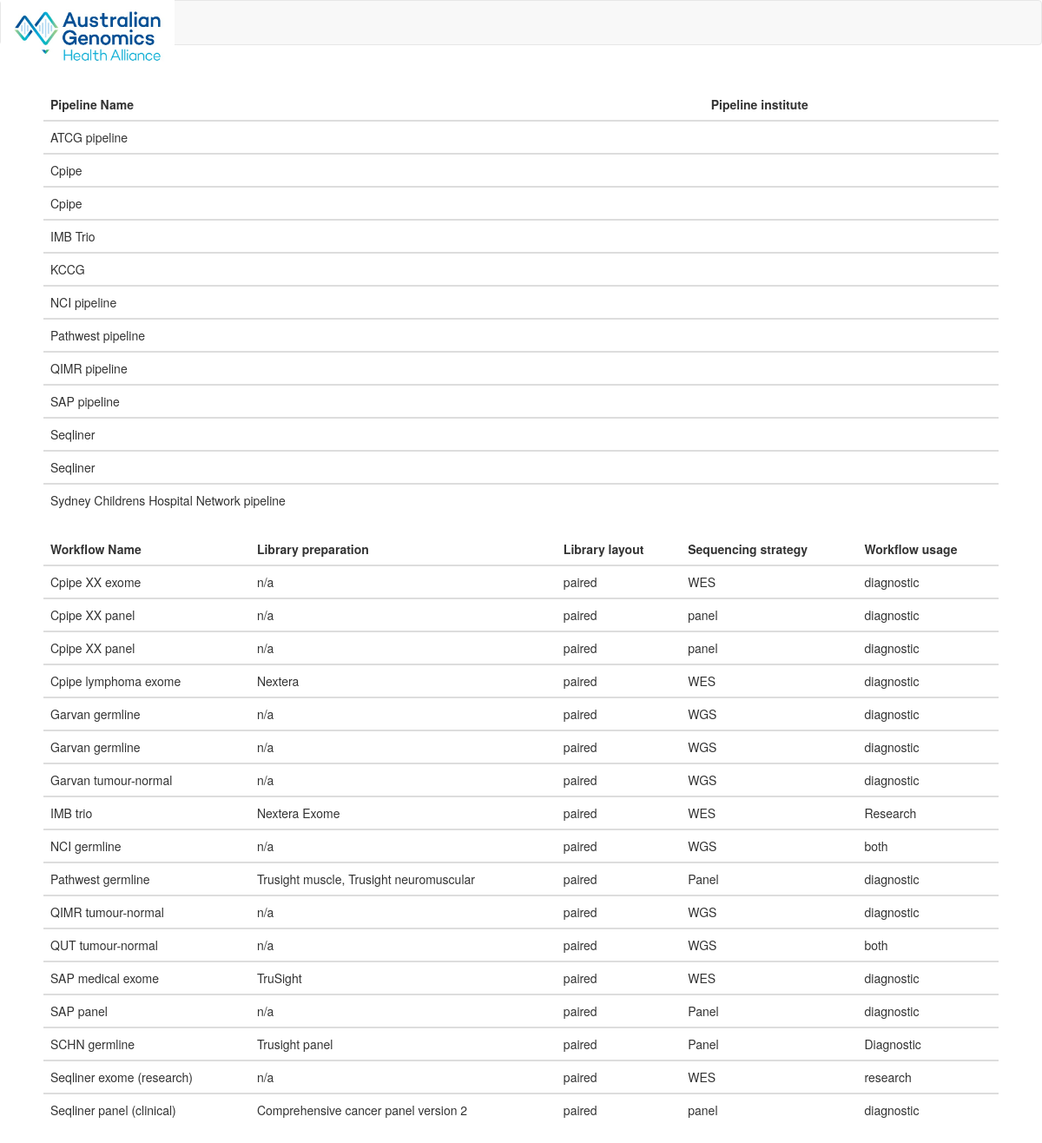
Before: /overview.html with the older database file.
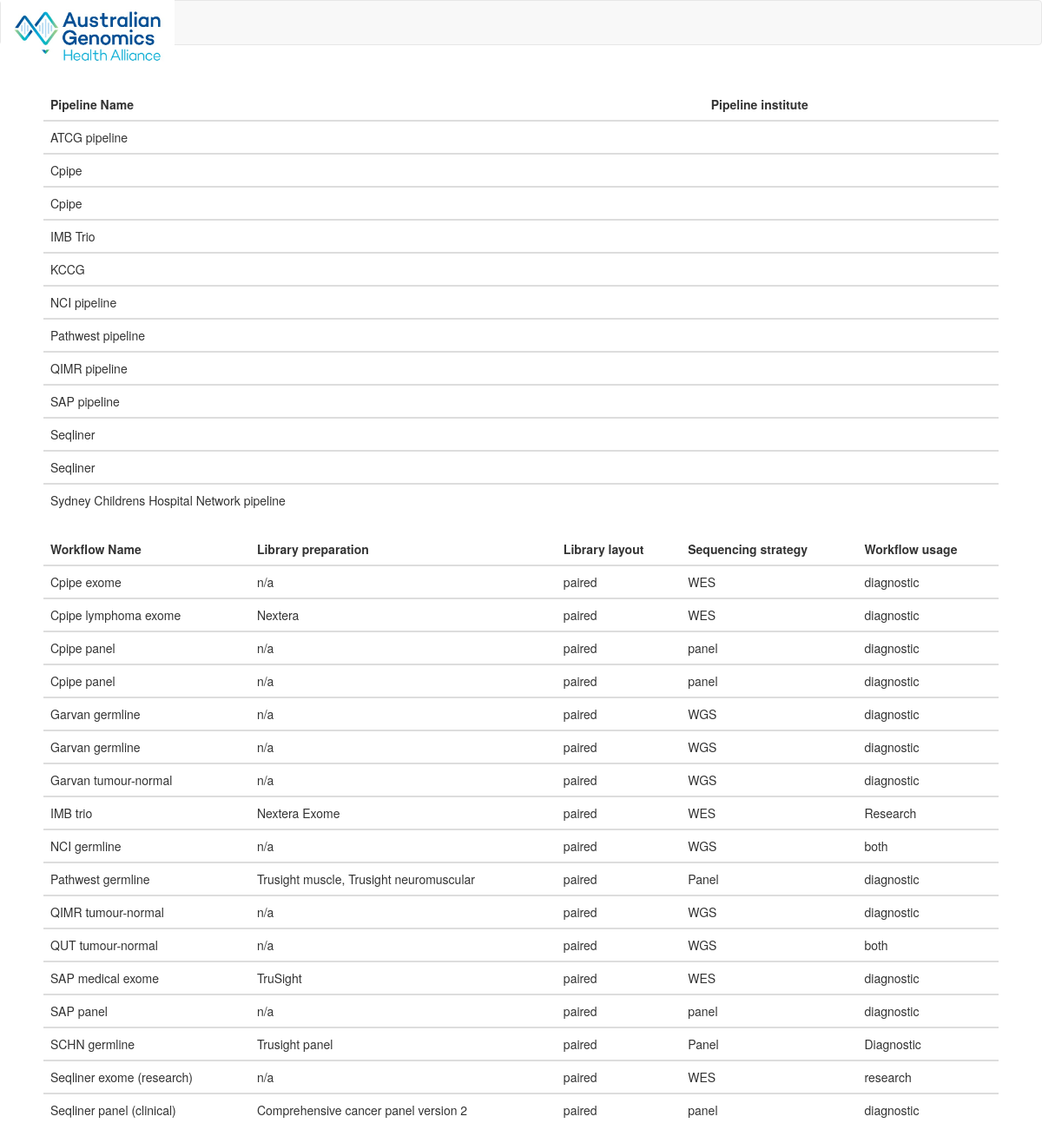
After: the same page with the newer database file.
### __init__.py (models this page shows, shortened)
class Pipeline(db.Model):
    __tablename__ = 'pipeline'
    id = db.Column(db.Integer, primary_key=True, autoincrement=True)
    pipeline_name = db.Column(db.String(100))
    institute_id = db.Column(db.Integer, db.ForeignKey('institute.id'))
    workflow_id = db.relationship('Workflow', backref='pipeline', lazy='dynamic')

class Workflow(db.Model):
    __tablename__ = 'workflow'
    id = db.Column(db.Integer, primary_key=True, autoincrement=True)
    workflow_name = db.Column(db.String(100))
    library_preparation = db.Column(db.String(100))
    library_layout = db.Column(db.String(200))
    sequencing_strategy = db.Column(db.String(50))
    nata_accreditation = db.Column(db.String(50))
    reference_genome = db.Column(db.String(50))
    workflow_usage = db.Column(db.String(50))
    workflow_accession = db.Column(db.VARCHAR(50))
    pipeline_id = db.Column(db.Integer, db.ForeignKey('pipeline.id'))
    flagship_id = db.Column(db.Integer, db.ForeignKey('flagship.id'))
    workflow_desc_id = db.Column(db.Integer, db.ForeignKey('workflow_desc.id'))

### __init__.py (the view)
@app.route('/overview.html', methods=['GET'])
def index():
    pipelinerows = Pipeline.query.order_by(Pipeline.pipeline_name).all()
    workflowrows = Workflow.query.order_by(Workflow.workflow_name).all()
    return render_template('overview.html', title='Overview', pipelinerows=pipelinerows, workflowrows=workflowrows)

### templates/overview.html (shortened to what this page needs)
<!DOCTYPE html>
<html lang="en">
<head>
    <link href="{{ url_for('static', filename='css/bootstrap.min.css') }}", rel="stylesheet">
</head>
<body>
<header>
<nav class="navbar navbar-default">
  <div class="container-fluid">
      <div class ='row'>
         <div class="navbar-header">
             <a class="navbar-brand" href="/">
                 <img style = 'max-width:200px; margin-top: -20px;' src ="{{ url_for('static', filename='images/agha.ico') }}" /</img>
              </a>
        </div>
      </div>
  </div>
</header>
<div class=wrapper>
  <table class="table">
  <thead>
    <tr>
      <th>Pipeline Name</th>
      <th>Pipeline institute</th>
    </tr>
  </thead>
      {% for row in pipelinerows %}
  <tbody>
    <tr>
      <td>{{ row.pipeline_name }}</td>
      <td>{{ row.pipeline_institute}}</td>
    </tr>
        {% endfor %}
</div>
<div class=container>
  <table class="table">
  <thead>
    <tr>
      <th>Workflow Name</th>
      <th>Library preparation</th>
        <th>Library layout</th>
        <th>Sequencing strategy</th>
        <th>Workflow usage</th>
    </tr>
  </thead>
      {% for row in workflowrows %}
  <tbody>
    <tr>
      <td>{{ row.workflow_name }}</td>
      <td>{{ row.library_preparation}}</td>
      <td>{{ row.library_layout}}</td>
      <td>{{ row.sequencing_strategy}}</td>
      <td>{{ row.workflow_usage}}</td>
    </tr>
        {% endfor %}
</div>
</body>
</html>

Changed rows visible on the page:
changed Workflow: workflow_name "Cpipe XX exome" → "Cpipe exome"
shown differently, row unchanged: Workflow "Cpipe lymphoma exome": moves up the list
changed Workflow (number 3 of 17 on the later page): workflow_name "Cpipe XX panel" → "Cpipe panel"
changed Workflow (number 4 of 17 on the later page): workflow_name "Cpipe XX panel" → "Cpipe panel"
changed Workflow "SAP panel": sequencing_strategy "Panel" → "panel"
